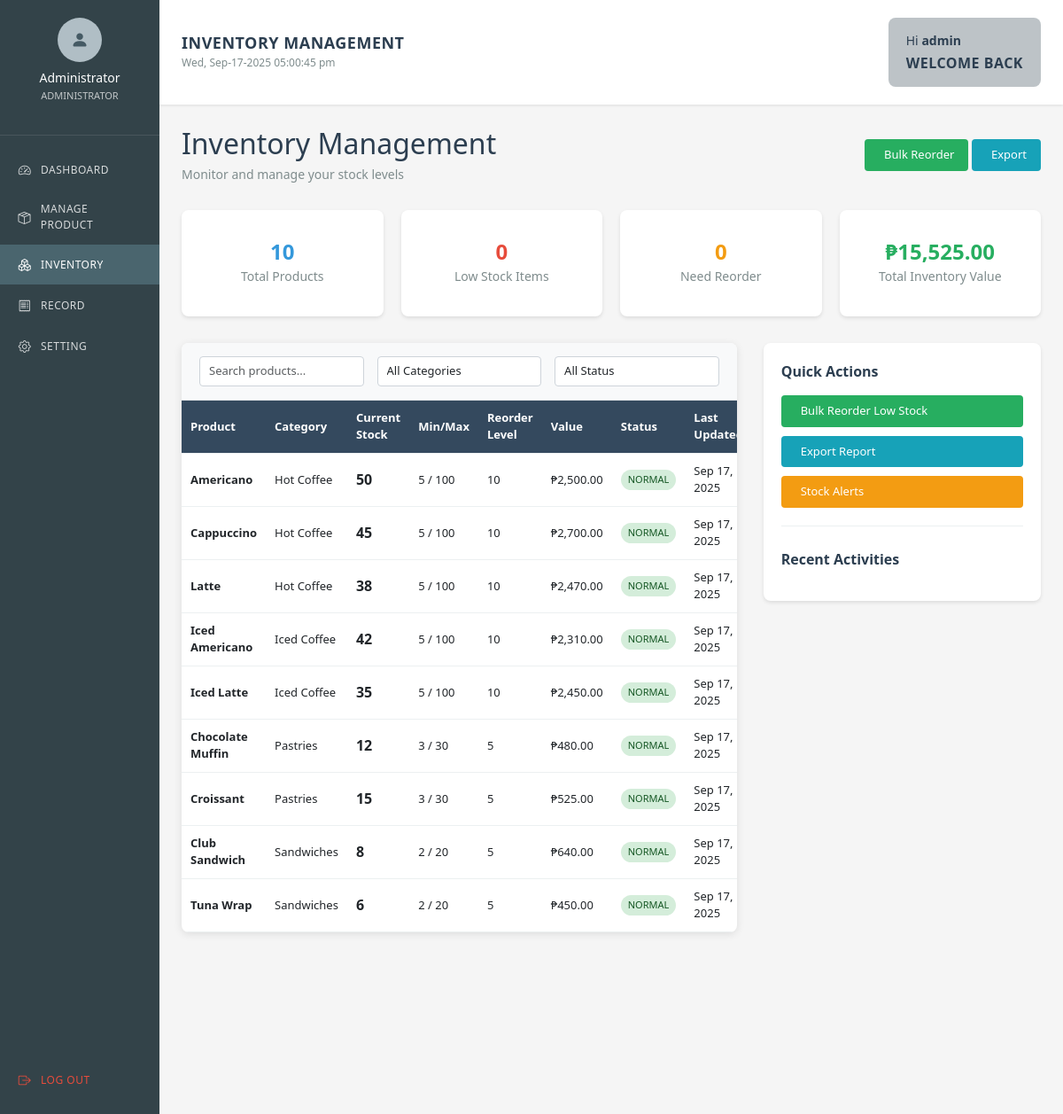
Screenshot of /admin/pages/inventory.php (signed in) with the database file from the repository.
### tables this page shows
CREATE TABLE `products` (
    `product_id` INT(11) NOT NULL AUTO_INCREMENT,
    `product_name` VARCHAR(100) NOT NULL,
    `category_id` INT(11) NOT NULL,
    `description` TEXT,
    `price` DECIMAL(10,2) NOT NULL,
    `cost_price` DECIMAL(10,2) NOT NULL DEFAULT 0.00,
    `barcode` VARCHAR(50) UNIQUE,
    `image_path` VARCHAR(255),
    `status` ENUM('active', 'inactive') NOT NULL DEFAULT 'active',
    `created_at` TIMESTAMP DEFAULT CURRENT_TIMESTAMP,
    `updated_at` TIMESTAMP DEFAULT CURRENT_TIMESTAMP ON UPDATE CURRENT_TIMESTAMP,
    PRIMARY KEY (`product_id`),
    FOREIGN KEY (`category_id`) REFERENCES `categories`(`category_id`) ON DELETE CASCADE,
    INDEX `idx_product_name` (`product_name`),
    INDEX `idx_barcode` (`barcode`),
    INDEX `idx_category_id` (`category_id`)
);

CREATE TABLE `categories` (
    `category_id` INT(11) NOT NULL AUTO_INCREMENT,
    `category_name` VARCHAR(100) NOT NULL,
    `description` TEXT,
    `status` ENUM('active', 'inactive') NOT NULL DEFAULT 'active',
    `created_at` TIMESTAMP DEFAULT CURRENT_TIMESTAMP,
    `updated_at` TIMESTAMP DEFAULT CURRENT_TIMESTAMP ON UPDATE CURRENT_TIMESTAMP,
    PRIMARY KEY (`category_id`),
    INDEX `idx_category_name` (`category_name`)
);

CREATE TABLE `inventory` (
    `inventory_id` INT(11) NOT NULL AUTO_INCREMENT,
    `product_id` INT(11) NOT NULL,
    `current_stock` INT(11) NOT NULL DEFAULT 0,
    `minimum_stock` INT(11) NOT NULL DEFAULT 5,
    `maximum_stock` INT(11) NOT NULL DEFAULT 100,
    `reorder_level` INT(11) NOT NULL DEFAULT 10,
    `unit_of_measure` VARCHAR(20) DEFAULT 'pcs',
    `last_updated` TIMESTAMP DEFAULT CURRENT_TIMESTAMP ON UPDATE CURRENT_TIMESTAMP,
    PRIMARY KEY (`inventory_id`),
    FOREIGN KEY (`product_id`) REFERENCES `products`(`product_id`) ON DELETE CASCADE,
    UNIQUE KEY `unique_product_inventory` (`product_id`),
    INDEX `idx_current_stock` (`current_stock`),
    INDEX `idx_minimum_stock` (`minimum_stock`)
);

### includes/database.php (called while the page is built, shortened)
<?php
class Database {
    private $host = 'localhost';
    private $dbname = '9bar_pos';
    private $username = 'root';
    private $password = '';
    private $charset = 'utf8mb4';
    private $pdo;
    private function connect() {
        $dsn = "mysql:host={$this->host};dbname={$this->dbname};charset={$this->charset}";
        $options = [
            PDO::ATTR_ERRMODE => PDO::ERRMODE_EXCEPTION,
            PDO::ATTR_DEFAULT_FETCH_MODE => PDO::FETCH_ASSOC,
            PDO::ATTR_EMULATE_PREPARES => false,
        ];
        try {
            $this->pdo = new PDO($dsn, $this->username, $this->password, $options);
        } catch (PDOException $e) {
            throw new PDOException($e->getMessage(), (int)$e->getCode());
        }
    }
    public function query($sql, $params = []) {
        try {
            $stmt = $this->pdo->prepare($sql);
            $stmt->execute($params);
            return $stmt;
        } catch (PDOException $e) {
            throw new PDOException($e->getMessage(), (int)$e->getCode());
        }
    }
    public function fetchAll($sql, $params = []) {
        $stmt = $this->query($sql, $params);
        return $stmt->fetchAll();
    }
}
?>

### admin/pages/inventory.php (the view, shortened to what this page needs)
<?php
include '../components/main-layout.php';
$inventoryData = $db->fetchAll("
    SELECT p.product_id, p.product_name, c.category_name, p.price, p.cost_price,
           i.current_stock, i.minimum_stock, i.maximum_stock, i.reorder_level, i.last_updated,
           CASE
               WHEN i.current_stock <= i.minimum_stock THEN 'low'
               WHEN i.current_stock <= i.reorder_level THEN 'reorder'
               ELSE 'normal'
           END as stock_status
    FROM products p
    JOIN categories c ON p.category_id = c.category_id
    JOIN inventory i ON p.product_id = i.product_id
    WHERE p.status = 'active'
    ORDER BY
        CASE
            WHEN i.current_stock <= i.minimum_stock THEN 1
            WHEN i.current_stock <= i.reorder_level THEN 2
            ELSE 3
        END,
        c.category_name, p.product_name
");
$totalProducts = count($inventoryData);
$lowStockCount = count(array_filter($inventoryData, function($item) { return $item['stock_status'] === 'low'; }));
$reorderCount = count(array_filter($inventoryData, function($item) { return $item['stock_status'] === 'reorder'; }));
$totalValue = array_sum(array_map(function($item) { return $item['current_stock'] * $item['cost_price']; }, $inventoryData));
?>
<div class="inventory-header">
    <div>
        <h2 style="margin: 0; color: #2c3e50;">Inventory Management</h2>
        <p style="color: #7f8c8d; margin: 5px 0 0 0;">Monitor and manage your stock levels</p>
    </div>
    <div>
        <button class="btn btn-success" onclick="showBulkReorderModal()">
            <i class="fas fa-shopping-cart"></i> Bulk Reorder
        </button>
        <button class="btn btn-info" onclick="exportInventory()">
            <i class="fas fa-download"></i> Export
        </button>
    </div>
</div>
<div class="inventory-stats">
    <div class="stat-card">
        <div class="stat-value stat-info"><?php echo $totalProducts; ?></div>
        <div class="stat-label">Total Products</div>
    </div>
    <div class="stat-card">
        <div class="stat-value stat-low"><?php echo $lowStockCount; ?></div>
        <div class="stat-label">Low Stock Items</div>
    </div>
    <div class="stat-card">
        <div class="stat-value stat-warning"><?php echo $reorderCount; ?></div>
        <div class="stat-label">Need Reorder</div>
    </div>
    <div class="stat-card">
        <div class="stat-value stat-success">₱<?php echo number_format($totalValue, 2); ?></div>
        <div class="stat-label">Total Inventory Value</div>
    </div>
</div>
<div class="inventory-content">
    <div class="main-inventory">
        <div class="filters-bar">
            <input type="text" class="form-control" id="searchInput" placeholder="Search products..." onkeyup="filterInventory()">
            <select class="form-control" id="categoryFilter" onchange="filterInventory()">
                <option value="">All Categories</option>
            </select>
            <select class="form-control" id="stockStatusFilter" onchange="filterInventory()">
                <option value="">All Status</option>
            </select>
        </div>
        <div class="table-container">
            <table id="inventoryTable">
                <thead>
                    <tr>
                        <th>Product</th>
                        <th>Category</th>
                        <th>Current Stock</th>
                        <th>Min/Max</th>
                        <th>Reorder Level</th>
                        <th>Value</th>
                        <th>Status</th>
                        <th>Last Updated</th>
                    </tr>
                </thead>
                <tbody>
                    <?php foreach ($inventoryData as $item): ?>
                    <tr data-product-id="<?php echo $item['product_id']; ?>"
                        data-category="<?php echo $item['category_name']; ?>"
                        data-status="<?php echo $item['stock_status']; ?>"
                        data-name="<?php echo strtolower($item['product_name']); ?>">
                        <td>
                            <strong><?php echo htmlspecialchars($item['product_name']); ?></strong>
                        </td>
                        <td><?php echo htmlspecialchars($item['category_name']); ?></td>
                        <td>
                            <strong style="font-size: 16px;"><?php echo $item['current_stock']; ?></strong>
                        </td>
                        <td>
                            <?php echo $item['minimum_stock']; ?> / <?php echo $item['maximum_stock']; ?>
                        </td>
                        <td><?php echo $item['reorder_level']; ?></td>
                        <td>₱<?php echo number_format($item['current_stock'] * $item['cost_price'], 2); ?></td>
                        <td>
                            <span class="stock-status status-<?php echo $item['stock_status']; ?>">
                                <?php echo strtoupper($item['stock_status']); ?>
                            </span>
                        </td>
                        <td><?php echo $item['last_updated'] ? date('M j, Y', strtotime($item['last_updated'])) : 'N/A'; ?></td>
                    </tr>
                    <?php endforeach; ?>
                </tbody>
            </table>
        </div>
    </div>
    <div class="inventory-tools">
        <div class="tools-section">
            <div class="section-title">Quick Actions</div>
            <div style="display: flex; flex-direction: column; gap: 10px;">
                <button class="btn btn-success" onclick="showBulkReorderModal()">
                    <i class="fas fa-shopping-cart"></i> Bulk Reorder Low Stock
                </button>
                <button class="btn btn-info" onclick="exportInventory()">
                    <i class="fas fa-download"></i> Export Report
                </button>
                <button class="btn btn-warning" onclick="showStockAlerts()">
                    <i class="fas fa-exclamation-triangle"></i> Stock Alerts
                </button>
            </div>
        </div>
        <div class="tools-section">
            <div class="section-title">Recent Activities</div>
        </div>
    </div>
</div>
<?php include '../components/layout-end.php'; ?>

### admin/components/main-layout.php (style rules this page uses)
* { margin: 0; padding: 0; box-sizing: border-box; }
body { font-family: 'Segoe UI', Tahoma, Geneva, Verdana, sans-serif; background-color: #f5f5f5; font-size: 14px; }
.stat-card { background: #7fb3c3; border-radius: 8px; padding: 20px 15px; text-align: center; color: white; min-height: 120px; display: flex; flex-direction: column; justify-content: center; }
.stat-value { font-size: 22px; font-weight: 700; line-height: 1; }

### admin/pages/inventory.php (style rules this page uses)
.inventory-header { display: flex; justify-content: space-between; align-items: center; margin-bottom: 30px; }
.inventory-stats { display: grid; grid-template-columns: repeat(auto-fit, minmax(200px, 1fr)); gap: 20px; margin-bottom: 30px; }
.stat-card { background: white; padding: 20px; border-radius: 8px; box-shadow: 0 2px 4px rgba(0,0,0,0.1); text-align: center; }
.stat-value { font-size: 24px; font-weight: bold; margin-bottom: 5px; }
.stat-label { color: #7f8c8d; font-size: 14px; }
.stat-low { color: #e74c3c; }
.stat-warning { color: #f39c12; }
.stat-success { color: #27ae60; }
.stat-info { color: #3498db; }
.inventory-content { display: grid; grid-template-columns: 2fr 1fr; gap: 30px; }
.main-inventory { background: white; border-radius: 8px; overflow: hidden; box-shadow: 0 2px 10px rgba(0,0,0,0.1); }
.inventory-tools { background: white; border-radius: 8px; padding: 20px; box-shadow: 0 2px 4px rgba(0,0,0,0.1); height: fit-content; }
.tools-section { margin-bottom: 25px; padding-bottom: 20px; border-bottom: 1px solid #ecf0f1; }
.tools-section:last-child { margin-bottom: 0; padding-bottom: 0; border-bottom: none; }
.section-title { font-weight: bold; color: #2c3e50; margin-bottom: 15px; font-size: 16px; }
.btn { padding: 8px 16px; border: none; border-radius: 4px; cursor: pointer; text-decoration: none; display: inline-flex; align-items: center; gap: 6px; font-size: 13px; transition: all 0.3s; }
.btn-success { background: #27ae60; color: white; }
.btn-warning { background: #f39c12; color: white; }
.btn-info { background: #17a2b8; color: white; }
.filters-bar { display: flex; gap: 15px; align-items: center; padding: 15px 20px; background: #f8f9fa; border-bottom: 1px solid #dee2e6; }
.form-control { padding: 6px 10px; border: 1px solid #ced4da; border-radius: 4px; font-size: 13px; }
.table-container { max-height: 600px; overflow-y: auto; }
table { width: 100%; border-collapse: collapse; }
thead { background: #34495e; color: white; position: sticky; top: 0; z-index: 1; }
th, td { padding: 10px; text-align: left; border-bottom: 1px solid #ecf0f1; font-size: 13px; }
.stock-status { display: inline-block; padding: 3px 8px; border-radius: 12px; font-size: 11px; font-weight: 500; }
.status-normal { background: #d4edda; color: #155724; }

### rows the page displays
products: product_name "Americano", category.category_name "Hot Coffee", inventory.current_stock "50", inventory.minimum_stock "5", inventory.maximum_stock "100", inventory.reorder_level "10", $item['current_stock']*$item['cost_price'] "2,500.00", stock_status "NORMAL", inventory.last_updated "Sep 17, 2025"
products: product_name "Cappuccino", category.category_name "Hot Coffee", inventory.current_stock "45", inventory.minimum_stock "5", inventory.maximum_stock "100", inventory.reorder_level "10", $item['current_stock']*$item['cost_price'] "2,700.00", stock_status "NORMAL", inventory.last_updated "Sep 17, 2025"
products: product_name "Latte", category.category_name "Hot Coffee", inventory.current_stock "38", inventory.minimum_stock "5", inventory.maximum_stock "100", inventory.reorder_level "10", $item['current_stock']*$item['cost_price'] "2,470.00", stock_status "NORMAL", inventory.last_updated "Sep 17, 2025"
products: product_name "Iced Americano", category.category_name "Iced Coffee", inventory.current_stock "42", inventory.minimum_stock "5", inventory.maximum_stock "100", inventory.reorder_level "10", $item['current_stock']*$item['cost_price'] "2,310.00", stock_status "NORMAL", inventory.last_updated "Sep 17, 2025"
products: product_name "Iced Latte", category.category_name "Iced Coffee", inventory.current_stock "35", inventory.minimum_stock "5", inventory.maximum_stock "100", inventory.reorder_level "10", $item['current_stock']*$item['cost_price'] "2,450.00", stock_status "NORMAL", inventory.last_updated "Sep 17, 2025"
products: product_name "Chocolate Muffin", category.category_name "Pastries", inventory.current_stock "12", inventory.minimum_stock "3", inventory.maximum_stock "30", inventory.reorder_level "5", $item['current_stock']*$item['cost_price'] "480.00", stock_status "NORMAL", inventory.last_updated "Sep 17, 2025"
products: product_name "Croissant", category.category_name "Pastries", inventory.current_stock "15", inventory.minimum_stock "3", inventory.maximum_stock "30", inventory.reorder_level "5", $item['current_stock']*$item['cost_price'] "525.00", stock_status "NORMAL", inventory.last_updated "Sep 17, 2025"
products: product_name "Club Sandwich", category.category_name "Sandwiches", inventory.current_stock "8", inventory.minimum_stock "2", inventory.maximum_stock "20", inventory.reorder_level "5", $item['current_stock']*$item['cost_price'] "640.00", stock_status "NORMAL", inventory.last_updated "Sep 17, 2025"
products: product_name "Tuna Wrap", category.category_name "Sandwiches", inventory.current_stock "6", inventory.minimum_stock "2", inventory.maximum_stock "20", inventory.reorder_level "5", $item['current_stock']*$item['cost_price'] "450.00", stock_status "NORMAL", inventory.last_updated "Sep 17, 2025"

### other values shown
$currentUser['full_name'] "Administrator"
$item['text'] "DASHBOARD"
$item['text'] "MANAGE PRODUCT"
$item['text'] "INVENTORY"
$item['text'] "RECORD"
$item['text'] "SETTING"
$page_title "INVENTORY MANAGEMENT"
$totalProducts "10"
$lowStockCount "0"
$reorderCount "0"
$totalValue "15,525.00"
